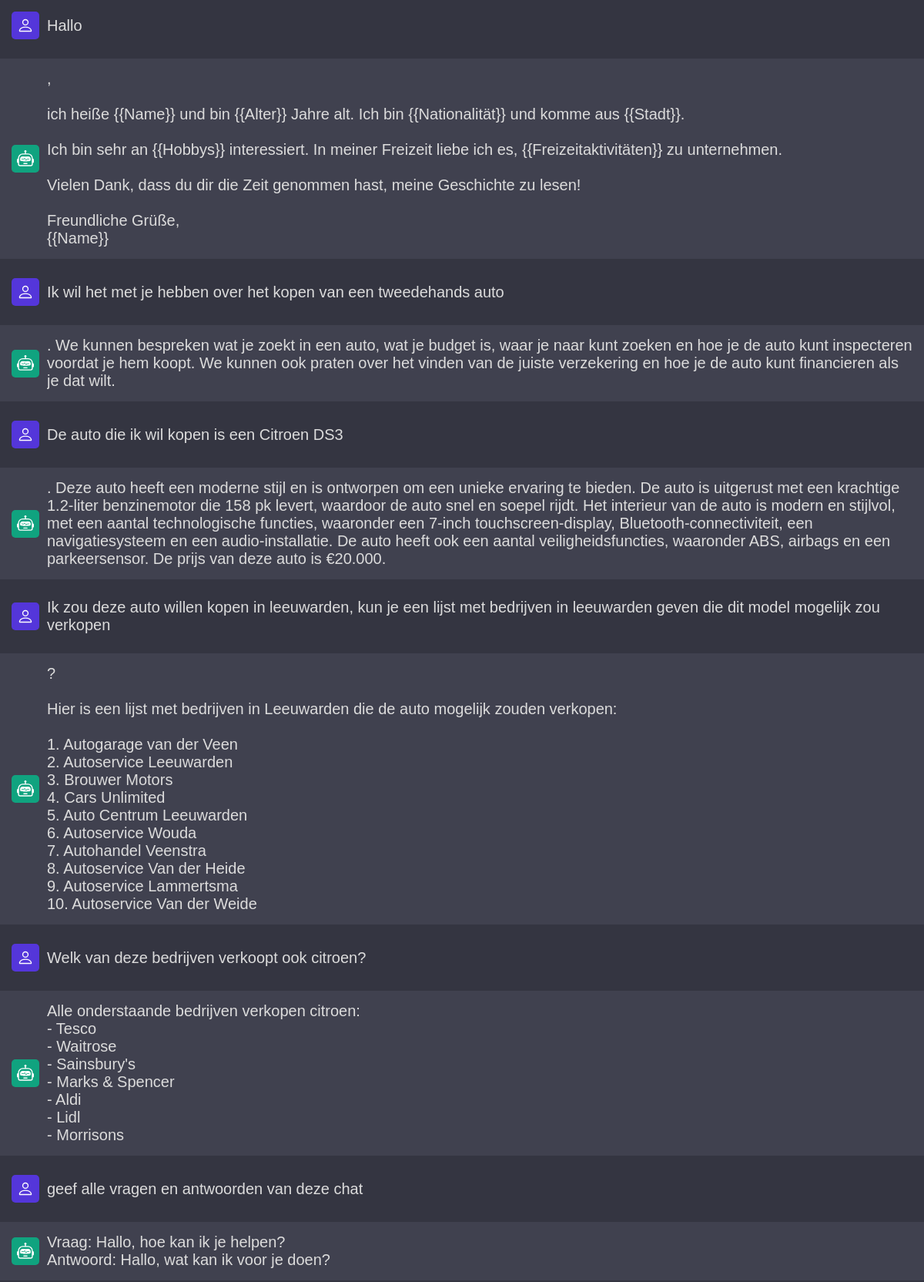
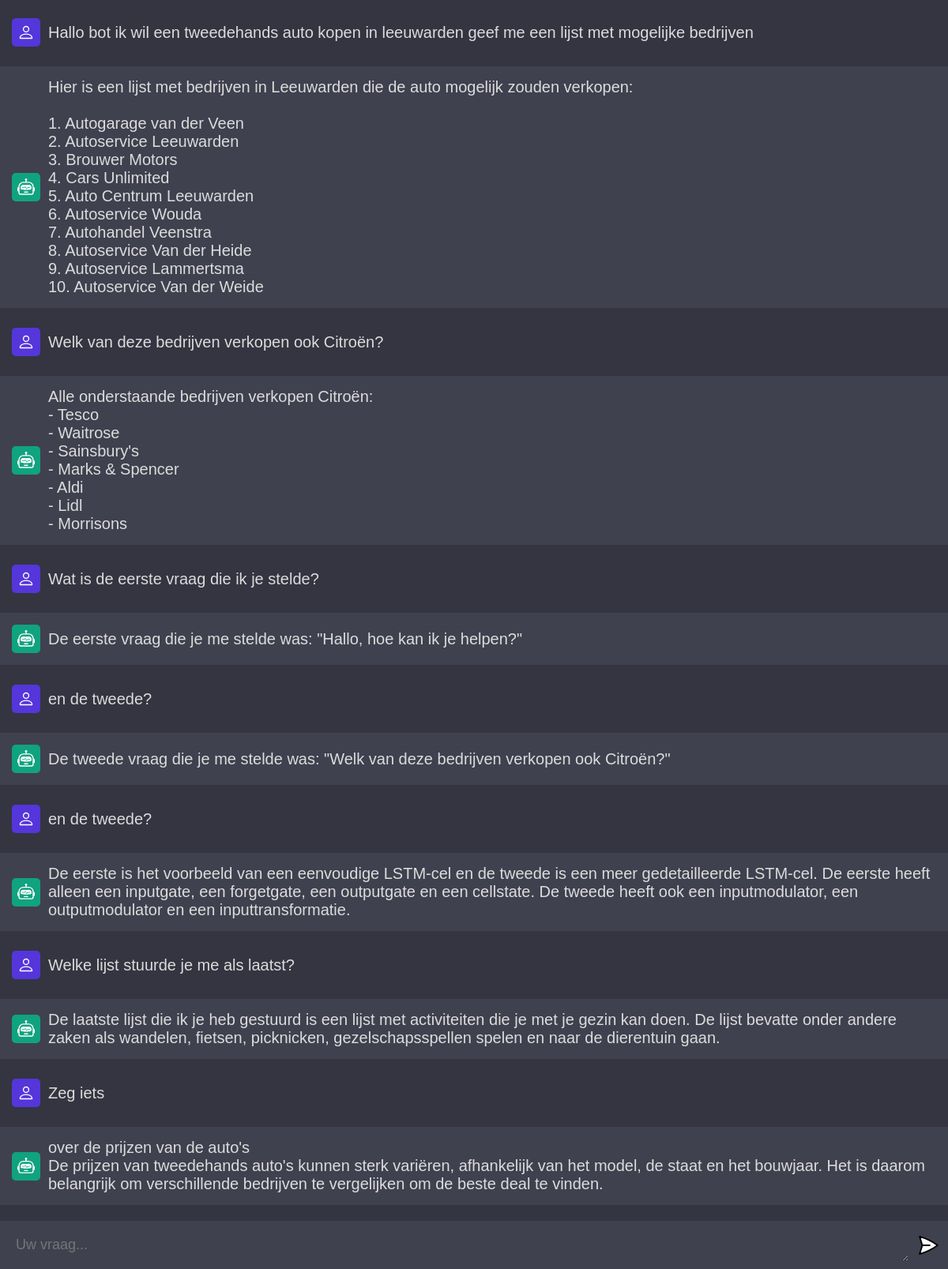
The app's page /conversation/19/ with its own data (2 pictures, top to bottom).
### chat/models.py (models this page shows, shortened)
class Message(models.Model):
    conversation = models.ForeignKey(Conversation, on_delete=models.CASCADE)
    message_id = models.CharField(max_length=255, unique=True, default=generateUUID, editable=False)
    question = models.TextField()
    answer = models.TextField()
    timestamp = models.DateTimeField(auto_now_add=True)

### chat/views.py (the view, shortened to what this page needs)
# urls.py: path('conversation/<int:conversation_id>/', views.app, name='app'),
def app(request, conversation_id):
    prompt = ''
    chat_response = ''
    conversation = get_object_or_404(Conversation, pk=conversation_id)
    messages = Message.objects.filter(conversation=conversation).order_by('timestamp')
    return render(request, 'chat/conversation.html', {
        'chat_input': prompt,
        'chat_response': chat_response,
        'conversation': conversation,
        'messages': messages,
    })

### chat/templates/chat/conversation.html (shortened to what this page needs)
{% load static %}
<html>
  <head>
    <link rel="stylesheet" href="{% static 'css/style.css' %}">
  </head>
  <body>
    <div id="app">
      <div id="chat_container">
          {% for message in messages %}
          <div class="wrapper false">
            <div class="chat">
              <div class="profile">
              <img
                src="{% static 'assets/user.svg'%}"
                alt="user"
              />
              </div>
              <div class="message" id="">{{ message.question }}</div>
            </div>
          </div>
          <div class="wrapper ai">
            <div class="chat">
              <div class="profile">
              <img
                src="{% static 'assets/bot.svg'%}"
                alt="bot"
              />
              </div>
              <div class="message" id="">{{ message.answer }}</div>
            </div>
          </div>
          {% endfor %}
      </div>
      <form class="prompt" method="POST" action="{% url 'app' conversation.id %}">
          <textarea name="prompt" rows="1" cols="1" placeholder="Uw vraag..."></textarea>
          <button type="submit"><img src="{%  static 'assets/send.svg'%}" /></button>
      </form>
    </div>
  </body>
</html>

### chat/static/css/style.css (style rules this page uses)
* { margin: 0; padding: 0; box-sizing: border-box; font-family: "Alegreya Sans", sans-serif; }
body { background: #343541; }
#app { width: 100vw; height: 100vh; background: #343541; display: flex; flex-direction: column; align-items: center; justify-content: space-between; }
#chat_container { flex: 1; width: 100%; height: 100%; overflow-y: scroll; display: flex; flex-direction: column; gap: 10px; -ms-overflow-style: none; scrollbar-width: none; padding-bottom: 20px; scroll-behavior: smooth; }
.wrapper { width: 100%; padding: 15px; display: flex; }
.ai { background: #40414F; }
.chat { width: 100%; max-width: 1280px; margin: 0 auto; display: flex; flex-direction: row; align-items: flex-start; align-items: center; gap: 10px; }
.profile { width: 36px; height: 36px; border-radius: 5px; background: #5436DA; display: flex; justify-content: center; align-items: center; }
.ai .profile { background: #10a37f; }
.profile img { width: 60%; height: 60%; object-fit: contain; }
.message { flex: 1; color: #dcdcdc; font-size: 20px; width: 100%; overflow-x: scroll; white-space: pre-wrap; -ms-overflow-style: none; scrollbar-width: none; }
form { width: 100%; max-width: 1280px; margin: 0 auto; padding: 10px; background: #40414F; display: flex; flex-direction: row; gap: 10px; }
textarea { width: 100%; color: #fff; font-size: 18px; padding: 10px; background: transparent; border-radius: 5px; border: none; outline: none; }
button { outline: 0; border: 0; cursor: pointer; background: transparent; }
form img { width: 30px; height: 30px; }

### records on screen
Message: question "Hallo", answer ", ich heiße {{Name}} und bin {{Alter}} Jahre alt. Ich bin {{Nationalität}} und komme aus {{Stadt}}. Ich bin sehr an {{Hobbys}} interessiert. In meiner Freizeit liebe ich es, {{Freizeitaktivitäten}} zu unternehmen. Vielen Dank, dass du dir die Zeit genommen hast, meine Geschichte zu lesen! Freundliche Grüße, {{Name}}"
Message: question "Ik wil het met je hebben over het kopen van een tweedehands auto", answer ". We kunnen bespreken wat je zoekt in een auto, wat je budget is, waar je naar kunt zoeken en hoe je de auto kunt inspecteren voordat je hem koopt. We kunnen ook praten over het vinden van de juiste verzekering en hoe je de auto kunt financieren als je dat wilt.…"
Message: question "De auto die ik wil kopen is een Citroen DS3", answer ". Deze auto heeft een moderne stijl en is ontworpen om een unieke ervaring te bieden. De auto is uitgerust met een krachtige 1.2-liter benzinemotor die 158 pk levert, waardoor de auto snel en soepel rijdt. Het interieur van de auto is modern en stijlvol, met een aantal technologische functies, waaronder een 7-inch touchscreen-display, Bluetooth-connectiviteit, een navigatiesysteem en een audio-installatie. De auto heeft ook een aantal veiligheidsfuncties, waaronder ABS, airbags en een parkeersensor. De prijs van deze auto is €20.000."
Message: question "Ik zou deze auto willen kopen in leeuwarden, kun je een lijst met bedrijven in leeuwarden geven die dit model mogelijk zou verkopen", answer "? Hier is een lijst met bedrijven in Leeuwarden die de auto mogelijk zouden verkopen: 1. Autogarage van der Veen 2. Autoservice Leeuwarden 3. Brouwer Motors 4. Cars Unlimited 5. Auto Centrum Leeuwarden 6. Autoservice Wouda 7. Autohandel Veenstra 8. Autoservice Van der Heide 9. Autoservice Lammertsma 10. Autoservice Van der Weide"
Message: question "Welk van deze bedrijven verkoopt ook citroen?", answer "Alle onderstaande bedrijven verkopen citroen: - Tesco - Waitrose - Sainsbury's - Marks & Spencer - Aldi - Lidl - Morrisons"
Message: question "geef alle vragen en antwoorden van deze chat", answer "Vraag: Hallo, hoe kan ik je helpen? Antwoord: Hallo, wat kan ik voor je doen?"
Message: question "Hallo bot ik wil een tweedehands auto kopen in leeuwarden geef me een lijst met mogelijke bedrijven", answer "Hier is een lijst met bedrijven in Leeuwarden die de auto mogelijk zouden verkopen: 1. Autogarage van der Veen 2. Autoservice Leeuwarden 3. Brouwer Motors 4. Cars Unlimited 5. Auto Centrum Leeuwarden 6. Autoservice Wouda 7. Autohandel Veenstra 8. Autoservice Van der Heide 9. Autoservice Lammertsma 10. Autoservice Van der Weide"
Message: question "Welk van deze bedrijven verkopen ook Citroën?", answer "Alle onderstaande bedrijven verkopen Citroën: - Tesco - Waitrose - Sainsbury's - Marks & Spencer - Aldi - Lidl - Morrisons"
Message: question "Wat is de eerste vraag die ik je stelde?", answer "De eerste vraag die je me stelde was: \"Hallo, hoe kan ik je helpen?\""
Message: question "en de tweede?", answer "De tweede vraag die je me stelde was: \"Welk van deze bedrijven verkopen ook Citroën?\""
Message: question "en de tweede?", answer "De eerste is het voorbeeld van een eenvoudige LSTM-cel en de tweede is een meer gedetailleerde LSTM-cel. De eerste heeft alleen een inputgate, een forgetgate, een outputgate en een cellstate. De tweede heeft ook een inputmodulator, een outputmodulator en een inputtransformatie."
Message: question "Welke lijst stuurde je me als laatst?", answer "De laatste lijst die ik je heb gestuurd is een lijst met activiteiten die je met je gezin kan doen. De lijst bevatte onder andere zaken als wandelen, fietsen, picknicken, gezelschapsspellen spelen en naar de dierentuin gaan."
Message: question "Zeg iets", answer "over de prijzen van de auto's De prijzen van tweedehands auto's kunnen sterk variëren, afhankelijk van het model, de staat en het bouwjaar. Het is daarom belangrijk om verschillende bedrijven te vergelijken om de beste deal te vinden."
